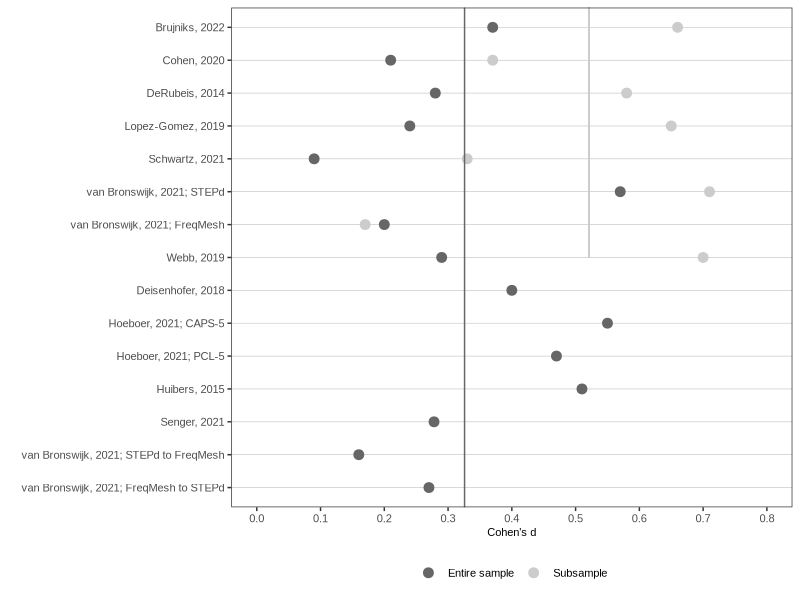
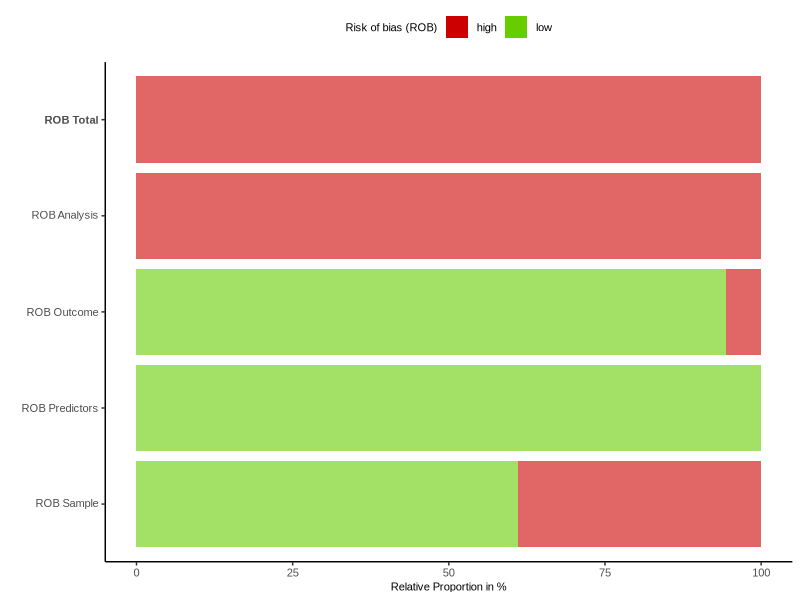
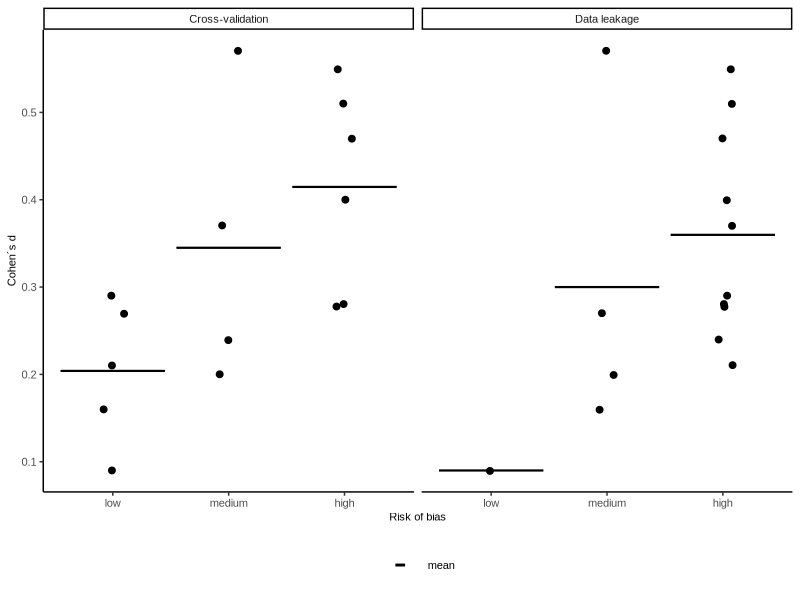
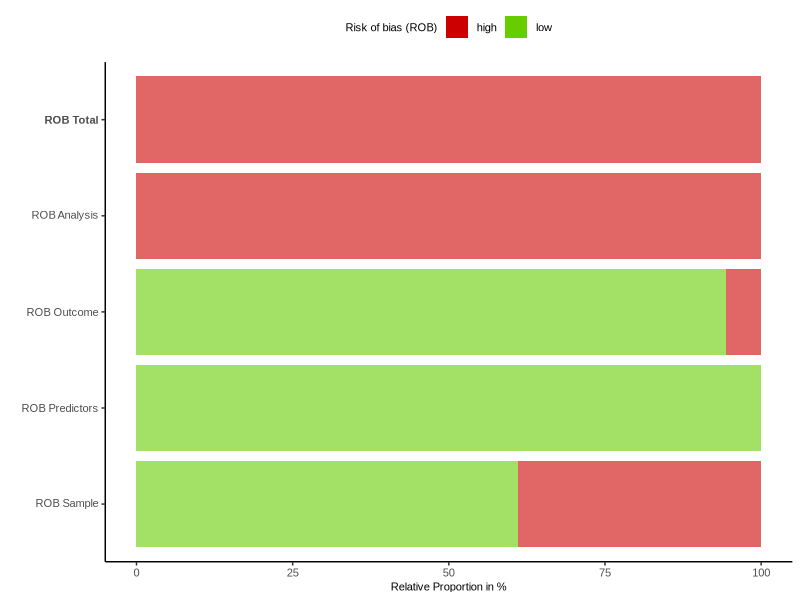
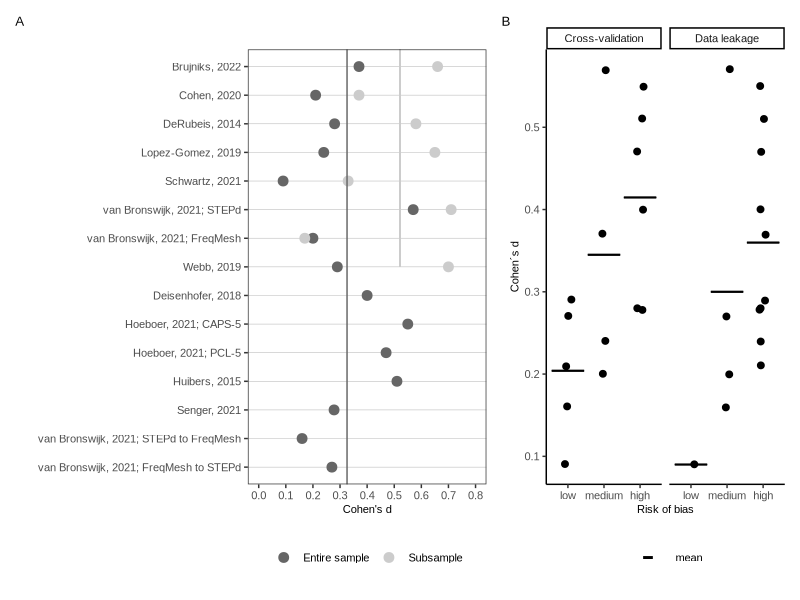
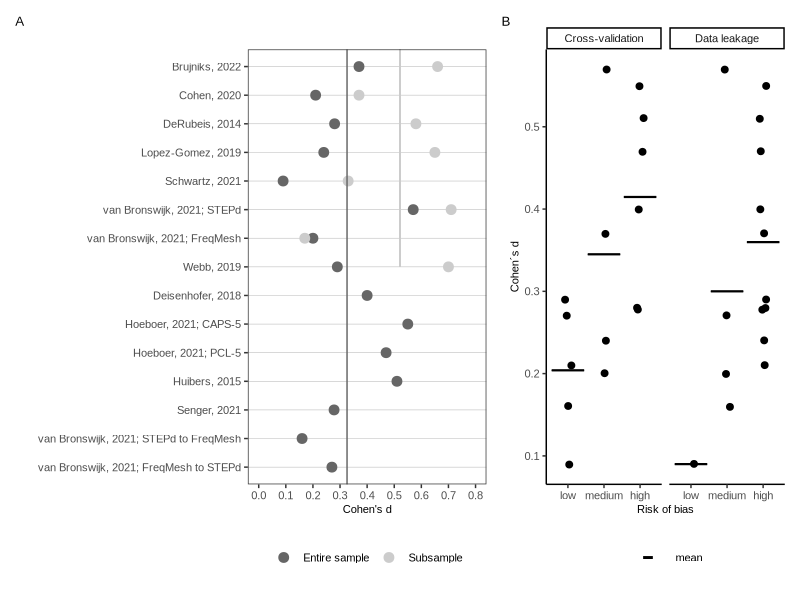

Here is the R script that generated these plots, in order:
## ---- chunk 1
library(readxl)
library(tidyr)
library(ggplot2)
library(dplyr)
library(flextable)
library(officer)
library(readxl)
## ---- chunk 2
size_text = 8 # for psychological medicine
family = "Arial"
theme_set(theme_classic() + theme(text = element_text(size = size_text, family = family),
                             axis.title = element_text(size = size_text, family = family), 
                             plot.title = element_text(size = size_text, family = family),
                             axis.text = element_text(size = size_text, family = family),
                             strip.text =  element_text(size = size_text, family = family),
                             legend.text =  element_text(size = size_text, family = family)))
## ---- chunk 3
# Flextable
set_flextable_defaults(font.family = "Arial",
font.size = 8,
padding.bottom = 3,
padding.top = 3,
padding.left = 0.5,
paddings.right = 0.5,
#theme_fun = "theme_apa",
theme_fun = NULL,
text.align = "center",
line_spacing = 1.5)

# Word documents to save flextables
margins <- page_mar(
  bottom = 0.5,
  top = 0.5,
  right = 0.5,
  left = 0.5,
  header = 0.5,
  footer = 0.5,
  gutter = 0.5
)

format_table_wide <- prop_section(
  page_size = page_size(orient = "landscape"),
  page_margins = margins)
## ---- chunk 4
data_study_char <-
  readxl::read_excel(path = "Extraction_PAI_studies_final_CM.xlsx", sheet = "study_characteristics_table",
                     na = "NA",col_types = "text")
## ---- chunk 5
# # Extract column names from first row
# colnames(data_study_char) <- data_study_char[1,]
# data_study_char <- data_study_char[-1,]

# Delete empty rows
data_study_char <- data_study_char[!(is.na(data_study_char$`First Author, Year`)),]

# Delete "et al."
data_study_char$`First Author, Year` <- gsub(" et al.", "",data_study_char$`First Author, Year`)

# Exclude column "Most relevant predictors"
data_study_char$`Most relevant predictors` <- NULL

# Exclude column Comments
data_study_char$`Comments` <- NULL

data_study_char
## ---- chunk 6

# Create flextable
ft_sumtable <- flextable(data_study_char)

# Change header labels
ft_sumtable <- set_header_labels(ft_sumtable, 
                                 "post-treatment severity measure" = "outcome measure",
                                 "type of feature selection approach" = "Feature selection",
                                 "type of outcome prediction approach" = "Prediction",
                                 "CV scheme" = "CV",
                                 "Cohen's d for optimal vs non-optimal" = "Cohen's d")

ft_sumtable
## ---- chunk 7
# Set table properties
ft_sumtable <- set_table_properties(ft_sumtable, width = 1, layout = "autofit")

# Header in bold
ft_sumtable <- bold(ft_sumtable, bold = TRUE, part = "header")

# Export flextable
save_as_docx(
  ft_sumtable,
  path = "C:\\Users\\charl\\Documents\\Promotion\\PAI-Paper\\Plots\\Table_1_study_characteristics.docx", pr_section = format_table_wide)
## ---- chunk 8
data_study_char <-
  readxl::read_excel(path = "Extraction_PAI_studies_final_CM.xlsx", sheet = "subanalyses_cohens_d", na = "NA")

start_index <- which(names(data_study_char) == "Mean absolute PAI")

# Convert columns to numeric, starting from the specified column
data_study_char[, start_index:ncol(data_study_char)] <- lapply(data_study_char[, start_index:ncol(data_study_char)], as.numeric)
## ---- chunk 9
subsetted_data <- data_study_char[, c("First Author, Year", "Cohen's d for optimal vs non-optimal", "Subsample: Cohen's d for optimal vs non-optimal")]
colnames(subsetted_data) <- c("Authors", "Entire sample", "Subsample")
subsetted_data <- subsetted_data[order(is.na(subsetted_data$`Subsample`)), ]
## ---- chunk 10
# Convert data to long format and omit missing values (NAs)
long_data <- subsetted_data %>%
  tidyr::gather(key = "Sample_Type", value = "Cohen_D", -Authors) %>%
  na.omit()

# Convert Cohen_D to numeric
long_data$Cohen_D <- as.numeric(long_data$Cohen_D)

mean_Cohen_all = mean(subsetted_data$`Entire sample`,na.rm=TRUE)

mean_Cohen_sub = mean(subsetted_data$`Subsample`,na.rm=TRUE)

long_data$Authors <- gsub(" subanalysis", "",long_data$Authors)
long_data$Authors <- gsub(" et al.", "",long_data$Authors)

# Turn Author to factor again in reverse order
long_data$Authors <- factor(long_data$Authors, levels = rev(unique(long_data$Authors)))
## ---- chunk 11
# Dot plot
#colour_palette = c("#0CEBE1", "#3C8581")
colour_palette = c("#666666","#CCCCCC")
lev = levels(long_data$Authors)

#cohen_1 = as.vector(long_data[long_data$Authors == lev[18],c("Cohen_D")])$Cohen_D[1]
#cohen_2 = as.vector(long_data[long_data$Authors == lev[18],c("Cohen_D")])$Cohen_D[2]

plot_2a <- ggplot(long_data, aes(x = Authors, y = Cohen_D, color = Sample_Type)) +
  geom_point(position = position_dodge(width = 0), size = 3) +
  geom_hline(yintercept = mean_Cohen_all, color = colour_palette[1]) + 
  geom_segment(aes(x = Inf, xend = "Webb, 2019", y = mean_Cohen_sub, yend = mean_Cohen_sub), color = colour_palette[2]) +
  # geom_segment(aes(x = lev[18], xend = lev[18], 
  #                  y = as.vector(long_data[long_data$Authors == lev[18],c("Cohen_D")])$Cohen_D[1], 
  #                  yend = as.vector(long_data[long_data$Authors == lev[18],c("Cohen_D")])$Cohen_D[2]), 
  #              color = "grey") +
  labs(
    x = "",
    y = "Cohen's d",
    color = "Sample Type"
  ) +
  scale_y_continuous(
    breaks = c(0,0.1,0.2,0.3,0.4,0.5,0.6,0.7,0.8),
    limits = c(0, 0.8)
  ) + 
  scale_color_manual(values = colour_palette)+ 
  theme_bw() + 
  theme(text = element_text(size = size_text, family = family),
                             axis.title = element_text(size = size_text, family = family), 
                             plot.title = element_text(size = size_text, family = family),
                             axis.text = element_text(size = size_text, family = family),
                             strip.text =  element_text(size = size_text, family = family),
                             legend.text =  element_text(size = size_text, family = family)) +
  theme(
    panel.grid = element_blank(),          # Remove all grid lines
    panel.grid.major.y = element_line(size = 0.2, color = "gray")    # Add only horizontal lines
  )+
  coord_flip() +
  theme(legend.position = "bottom", legend.title = element_blank())
  #theme(axis.text.x = element_text(angle = 45, hjust = 1))

# # Violin Plot 
# ggplot(long_data, aes(x = Sample_Type, y = Cohen_D, fill = Sample_Type)) +
#   geom_violin() +
#   labs(
#     title = "Distribution of Cohen's D by Sample Type",
#     x = "Sample Type",
#     y = "Cohen's D",
#     fill = "Sample Type"
#   ) +
#   theme_minimal()

plot_2a

## ---- chunk 12
data_PROBAST <- readxl::read_excel(path = "PAI_PROBAST_assessment.xlsx", sheet = "Main")
colnames(data_PROBAST) <- data_PROBAST[1,]
data_PROBAST <- data_PROBAST[2:nrow(data_PROBAST),]
## ---- chunk 13
# Prepare dataset
# Remove columns that contain "comments"
cols_no_comments <- colnames(data_PROBAST)[!grepl("comments",colnames(data_PROBAST))]
data_PROBAST_table <- data_PROBAST[,cols_no_comments]
# Remove "et al."
data_PROBAST_table$Study <- gsub(" et al.", "",data_PROBAST_table$Study)

# Transpose table
PROBAST_transposed <- t(data_PROBAST_table)
PROBAST_transposed <- as.data.frame(PROBAST_transposed)
colnames(PROBAST_transposed) <- PROBAST_transposed[1, ]
PROBAST_transposed <- PROBAST_transposed[-1, ]
# Use rownames as first column (as flextable ignores rownames)
PROBAST_transposed <- PROBAST_transposed %>%
  tibble::rownames_to_column(var = "Question")

# Combine results for subanalyses
colnames(PROBAST_transposed)[colnames(PROBAST_transposed)=="Hoeboer, 2021; subanalysis CAPS-5"] <- "Hoeboer, 2021; CAPS-5, PCL-5"
PROBAST_transposed$`Hoeboer, 2021; subanalysis PCL-5` <- NULL
colnames(PROBAST_transposed)[colnames(PROBAST_transposed)=="van Bronswijk, 2021; subanalysis FreqMesh"] <- "van Bronswijk, 2021; FreqMesh, STEPd"
PROBAST_transposed$`van Bronswijk, 2021; subanalysis STEPd` <- NULL
colnames(PROBAST_transposed)[colnames(PROBAST_transposed)=="van Bronswijk, 2021; subanalysis STEPd to FreqMesh"] <- "van Bronswijk, 2021; cross-trial"
PROBAST_transposed$`van Bronswijk, 2021; subanalysis FreqMesh to STEPd` <- NULL

# Generate flextable
ft <- flextable(PROBAST_transposed)

ft <- set_table_properties(ft, width = 1, layout = "autofit")
ft <- autofit(ft)
ft <- hline(ft, part = "body", i = c(3, 7, 14, 26), 
                      border = fp_border(color = "black", width = 1))
ft <- fontsize(ft, size = 7, part = "all")

#flextable::save_as_docx(ft, path = "plots\\PROBAST_table.docx", pr_section = format_table_wide)
## ---- chunk 14
# Final rating columns
cols_final_rating <- c("Final rating domain 1 (risk of bias)", 
                       "Final rating domain 2 (risk of bias)", 
                       "Final rating domain 3 (risk of bias)", 
                       "Final rating domain 4 (risk of bias)", 
                       "Final rating (risk of bias)")

data_PROBAST_plot <- data_PROBAST[c("Study",cols_final_rating)]

# Bring data into long-format
data_PROBAST_plot_long <- reshape(data = data_PROBAST_plot,idvar = "Study", new.row.names = 1:20000,varying = cols_final_rating, v.name = "ROB", times = cols_final_rating, direction = "long")
colnames(data_PROBAST_plot_long)[colnames(data_PROBAST_plot_long)=="time"] <- 'Rating_domain'

# Order and rename factor rating_domain
PROBAST_domains_eng <- c("ROB Sample","ROB Predictors", "ROB Outcome", "ROB Analysis", "ROB Total")
data_PROBAST_plot_long$Rating_domain <- factor(data_PROBAST_plot_long$Rating_domain, 
                                               levels = cols_final_rating, 
                                               labels = PROBAST_domains_eng)

scaleFUN <- function(x) x*100

# Prepare final rating domains labels to make one label bold
breaks <- levels(data_PROBAST_plot_long$Rating_domain)
labels <- as.expression(breaks)
labels[[5]] <- bquote(bold(.(labels[[5]])))

# Plot data
legend_PROBAST_eng <- c("high", "low")
plot_PROBAST <- ggplot(data = data_PROBAST_plot_long,aes(x = `Rating_domain`, fill = `ROB`))+ geom_bar(aes (alpha = Rating_domain == "ROB Gesamt", y = ..count../tapply(..count.., ..x.. ,sum)[..x..]))+
  coord_flip()+
  scale_fill_manual(values = c("red3","chartreuse3","grey"), name = "Risk of bias (ROB)", labels = legend_PROBAST_eng <- c("high", "low")) +
  scale_y_continuous(labels=scaleFUN)+
  scale_alpha_manual(values = c("TRUE" = 1, "FALSE" = 0.6), guide = "none")+
  scale_x_discrete(label = labels, breaks = breaks)+
   theme(legend.position = "top")+
  xlab("")+
  ylab("Relative Proportion in %")

# Save plot
plot_PROBAST
ggsave("figure_S1_PROBAST.svg",plot_PROBAST, height = 4.5, width = 9)
## ---- chunk 15
# Bring data into long-format
cols_imp <- c("4.8.1 What is the extent of ROB introduced by the cross-validation procedure?","4.8.2 What is the extent of ROB introduced by (not) integrating preprocessing steps into the CV?")
data_PROBAST_48 <- data_PROBAST[c("Study",cols_imp)]

# Add Cohen´s d from study characteristics data (merge by first column)
data_study_char_imp <- data_study_char[,c("First Author, Year","Cohen's d for optimal vs non-optimal")]
colnames(data_study_char_imp)[colnames(data_study_char_imp) == "First Author, Year"] <- "Study"
data_Cohen_PROBAST <- merge(data_PROBAST_48, data_study_char_imp, by = "Study")

# Change column names
colnames(data_Cohen_PROBAST) <- c("Study","4.8.1_cv","4.8.2_steps","cohens_d")

data_Cohen_PROBAST
## ---- chunk 16
# Bring data into long-format
data_Cohen_PROBAST_long <- reshape(data = data_Cohen_PROBAST,idvar = "Study", new.row.names = 1:20000,varying = c("4.8.1_cv","4.8.2_steps"), v.name = "ROB", times = c("4.8.1_cv","4.8.2_steps"), direction = "long")
colnames(data_Cohen_PROBAST_long)[colnames(data_Cohen_PROBAST_long)=="time"] <- 'Question'

data_Cohen_PROBAST_long$ROB <- gsub(" ROB","",data_Cohen_PROBAST_long$ROB)
data_Cohen_PROBAST_long$ROB <- factor(data_Cohen_PROBAST_long$ROB, levels = c("low","medium", "high"))

data_Cohen_PROBAST_long$Question <- dplyr::recode(data_Cohen_PROBAST_long$Question, "4.8.1_cv" = "Cross-validation", "4.8.2_steps" = "Data leakage")

# Add mean column to depict mean in legend (workaround)
data_Cohen_PROBAST_long$mean <- rep("mean",nrow(data_Cohen_PROBAST_long))
## ---- chunk 17
data_Cohen_PROBAST_long$cohens_d <- as.numeric(data_Cohen_PROBAST_long$cohens_d )
plot_2b <- ggplot(data_Cohen_PROBAST_long, aes(x = ROB, y = cohens_d)) +
  geom_jitter(size = 2, width = 0.1)+
  stat_summary(fun = "mean", fun.min = "mean", fun.max= "mean", size= 0.3, geom = "crossbar")+
  ylab("Cohen´s d")+
  xlab("Risk of bias")+
  #geom_segment(aes(xend = ROB, yend = cohens_d, color = "mean"), size = 3)+
  geom_point(aes(shape = mean),size = 10, alpha = 0)+
  scale_shape_manual(values = c("-"))+
  guides(shape=guide_legend(override.aes = list(alpha = 1)))+
  theme(legend.position = "bottom", legend.title = element_blank())+
  facet_wrap(~Question)

plot_2b + theme(
  #strip.background = element_blank(),
  strip.placement = "above" + theme_bw()
)
## ---- chunk 18
library(patchwork)

plot_2 <- plot_2a + plot_2b + plot_annotation(tag_levels = "A")

# Savings for psychological medicine: dpi = 800
# color: tif; grey + linework: eps
ggsave("C:\\Users\\charl\\Documents\\Promotion\\PAI-Paper\\Plots\\Figure_2_Cohens_d.svg", plot_2, units = "cm", width = 20.5, height = 12, dpi = 800)
ggsave("C:\\Users\\charl\\Documents\\Promotion\\PAI-Paper\\Plots\\Figure_2_Cohens_d.eps", plot_2, units = "cm", width = 20.5, height = 12, dpi = 800)
